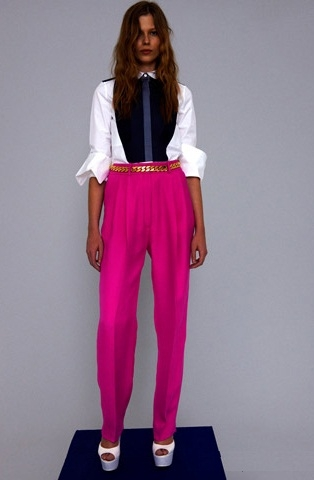
#> input picture lab5/for_seg.jpg, 314 x 480 px
$ python lab5.py for_seg.jpg out.png
#> lines starting #> are read from the running program, lines starting #| are printed output that depends on the picture; after the words box and inside, x2 and y2 are one past the last pixel; in counts of white or black regions, pixels touching at a corner belong together
#> in main, img is the input picture: shape (480, 314, 3); mean B, G, R 141.4, 119.6, 145.4
import cv2 as cv
import numpy as np
import argparse
import os


def get_mask(image: np.ndarray) -> np.ndarray:
    hsv = cv.cvtColor(image, cv.COLOR_BGR2HSV)
#> hsv: shape (480, 314, 3); mean H, S, V 122.9, 70.9, 155

    # Диапазон для розовых тонов подбирался под картинку
    lower_pink = np.array([140, 120, 120], dtype=np.uint8)
    upper_pink = np.array([180, 255, 255], dtype=np.uint8)

    mask = cv.inRange(hsv, lower_pink, upper_pink)
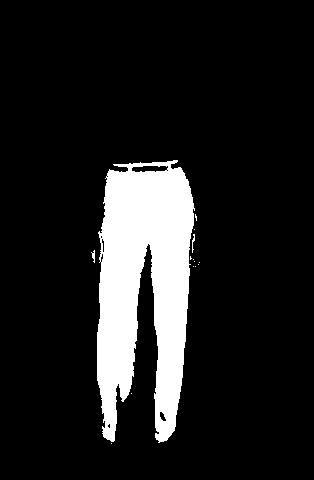
#> mask: shape (480, 314); 12.6% white; 14 white regions (11 under 20 px), largest, box (x1, y1, x2, y2) and area: (97, 160, 195, 443) 18889, (192, 234, 195, 253) 27, (91, 250, 95, 263) 27

    kernel = np.ones((5, 5), np.uint8)
    mask = cv.morphologyEx(mask, cv.MORPH_CLOSE, kernel, iterations=2)
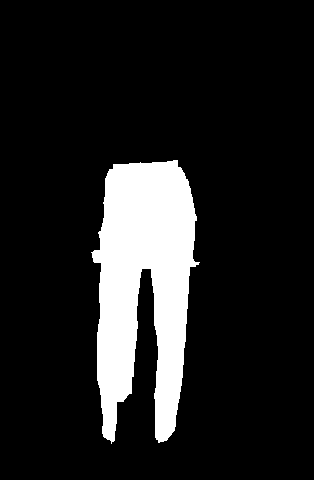
#> mask: shape (480, 314); 13.2% white; 1 white region, box (x1, y1, x2, y2) and area: (91, 160, 200, 444) 19862
    mask = cv.morphologyEx(mask, cv.MORPH_OPEN,  kernel, iterations=1)
#> mask: shape (480, 314); 13.2% white; 1 white region, box (x1, y1, x2, y2) and area: (92, 160, 197, 442) 19839

    return mask


def main():
    parser = argparse.ArgumentParser(description="Сегментация штанов по цвету")
    parser.add_argument("image", help="Путь к исходному изображению")
    parser.add_argument("output", help="Путь для сохранения маски (по умолчанию <имя>_mask.png)")
    args = parser.parse_args()

    img = cv.imread(args.image)
    if img is None:
        raise SystemExit(f"Не удалось открыть изображение: {args.image}")

    mask = get_mask(img)

    if args.output:
        out_path = args.output
    else:
        root, _ = os.path.splitext(args.image)
        out_path = root + "_mask.png"

    cv.imwrite(out_path, mask)
    print(f"Маска сохранена в: {out_path}")

if __name__ == "__main__":
    main()
